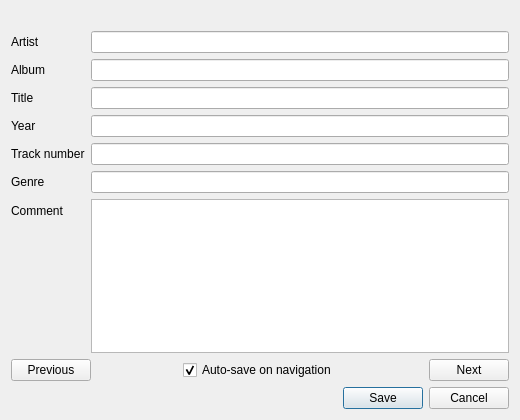
<?xml version="1.0" encoding="UTF-8"?>
<ui version="4.0">
 <class>TagEditorDialog</class>
 <widget class="QDialog" name="TagEditorDialog">
  <property name="geometry">
   <rect>
    <x>0</x>
    <y>0</y>
    <width>520</width>
    <height>420</height>
   </rect>
  </property>
  <property name="windowTitle">
   <string>Edit tags</string>
  </property>
  <layout class="QVBoxLayout" name="verticalLayout">
   <item>
    <widget class="QLabel" name="labelHeader">
     <property name="text">
      <string/>
     </property>
    </widget>
   </item>
   <item>
    <layout class="QFormLayout" name="formLayout">
     <property name="fieldGrowthPolicy">
      <enum>QFormLayout::AllNonFixedFieldsGrow</enum>
     </property>
     <item row="0" column="0">
      <widget class="QLabel" name="labelArtist">
       <property name="text">
        <string>Artist</string>
       </property>
      </widget>
     </item>
     <item row="0" column="1">
      <widget class="QLineEdit" name="lineEditArtist"/>
     </item>
     <item row="1" column="0">
      <widget class="QLabel" name="labelAlbum">
       <property name="text">
        <string>Album</string>
       </property>
      </widget>
     </item>
     <item row="1" column="1">
      <widget class="QLineEdit" name="lineEditAlbum"/>
     </item>
     <item row="2" column="0">
      <widget class="QLabel" name="labelTitle">
       <property name="text">
        <string>Title</string>
       </property>
      </widget>
     </item>
     <item row="2" column="1">
      <widget class="QLineEdit" name="lineEditTitle"/>
     </item>
     <item row="3" column="0">
      <widget class="QLabel" name="labelYear">
       <property name="text">
        <string>Year</string>
       </property>
      </widget>
     </item>
     <item row="3" column="1">
      <widget class="QLineEdit" name="lineEditYear"/>
     </item>
     <item row="4" column="0">
      <widget class="QLabel" name="labelTrackNumber">
       <property name="text">
        <string>Track number</string>
       </property>
      </widget>
     </item>
     <item row="4" column="1">
      <widget class="QLineEdit" name="lineEditTrackNumber"/>
     </item>
     <item row="5" column="0">
      <widget class="QLabel" name="labelGenre">
       <property name="text">
        <string>Genre</string>
       </property>
      </widget>
     </item>
     <item row="5" column="1">
      <widget class="QLineEdit" name="lineEditGenre"/>
     </item>
     <item row="6" column="0">
      <widget class="QLabel" name="labelComment">
       <property name="text">
        <string>Comment</string>
       </property>
      </widget>
     </item>
     <item row="6" column="1">
      <widget class="QPlainTextEdit" name="plainTextComment"/>
     </item>
    </layout>
   </item>
   <item>
    <widget class="QWidget" name="navContainer" native="true">
     <layout class="QHBoxLayout" name="navRow">
      <property name="leftMargin">
       <number>0</number>
      </property>
      <property name="topMargin">
       <number>0</number>
      </property>
      <property name="rightMargin">
       <number>0</number>
      </property>
      <property name="bottomMargin">
       <number>0</number>
      </property>
      <item>
       <widget class="QPushButton" name="previousButton">
        <property name="text">
         <string>Previous</string>
        </property>
       </widget>
      </item>
      <item>
       <spacer name="navSpacerLeft">
        <property name="orientation">
         <enum>Qt::Horizontal</enum>
        </property>
        <property name="sizeHint" stdset="0">
         <size>
          <width>20</width>
          <height>20</height>
         </size>
        </property>
       </spacer>
      </item>
      <item>
       <widget class="QCheckBox" name="autosaveCheckBox">
        <property name="text">
         <string>Auto-save on navigation</string>
        </property>
        <property name="checked">
         <bool>true</bool>
        </property>
       </widget>
      </item>
      <item>
       <spacer name="navSpacerRight">
        <property name="orientation">
         <enum>Qt::Horizontal</enum>
        </property>
        <property name="sizeHint" stdset="0">
         <size>
          <width>20</width>
          <height>20</height>
         </size>
        </property>
       </spacer>
      </item>
      <item>
       <widget class="QPushButton" name="nextButton">
        <property name="text">
         <string>Next</string>
        </property>
       </widget>
      </item>
     </layout>
    </widget>
   </item>
   <item>
    <widget class="QDialogButtonBox" name="buttonBox">
     <property name="orientation">
      <enum>Qt::Horizontal</enum>
     </property>
     <property name="standardButtons">
      <set>QDialogButtonBox::Cancel|QDialogButtonBox::Save</set>
     </property>
    </widget>
   </item>
  </layout>
 </widget>
 <resources/>
 <connections>
  <connection>
   <sender>buttonBox</sender>
   <signal>rejected()</signal>
   <receiver>TagEditorDialog</receiver>
   <slot>reject()</slot>
   <hints>
    <hint type="sourcelabel">
     <x>0</x>
     <y>0</y>
    </hint>
    <hint type="destinationlabel">
     <x>0</x>
     <y>0</y>
    </hint>
   </hints>
  </connection>
 </connections>
</ui>
